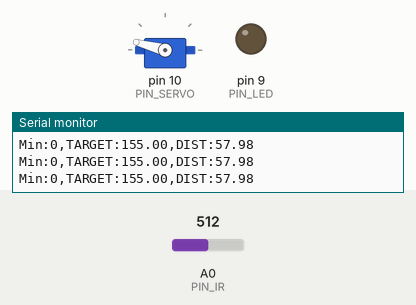
Recording of a sketch running on a simulated Arduino Uno, built with avr-gcc and run on an emulated ATmega328P. On the bench: servo, output pins drawn as LEDs (lit = HIGH), the last lines printed to the serial monitor. The inputs (shaded band) are chosen by the test bench; at power-on: A0 (PIN_IR) = 512.

Above: at 1.2 s.
1.3 s: A0 (PIN_IR) set to 302
2.8 s: A0 (PIN_IR) set to 283
At 3.9 s:
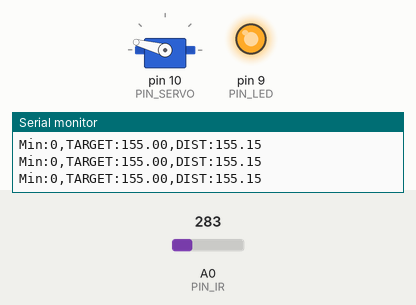
4.5 s: A0 (PIN_IR) set to 306
At 10.25 s:
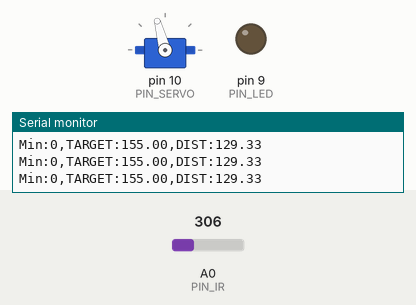
At 11.7 s:
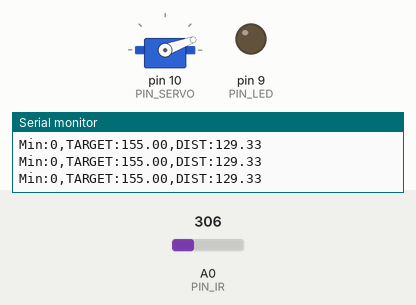
Timing chart, 0 to 19.3 s (numbered marks = the images above; inputs shaded):
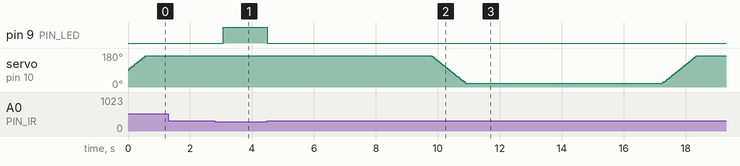

The sketch:

22_bbc_20203084.ino
```cpp
#include <Servo.h>

// Arduino pin assignment
#define PIN_LED 9
#define PIN_SERVO 10
#define PIN_IR A0
#define PIN_VAR A3

// Event interval parameters
#define _INTERVAL_DIST    20 // distance sensor interval (unit: ms)
#define _INTERVAL_SERVO   20 // servo interval (unit: ms)
#define _INTERVAL_SERIAL  20 // serial interval (unit: ms)

// EMA filter configuration for the IR distance sensor
#define _EMA_ALPHA 0.7      // EMA weight (range: 0 to 1)
                          // Setting _EMA_ALPHA to 0 effectively disables EMA filter.

// Servo adjustment
#define _DUTY_MAX 2250  // Servo angle: D degree
#define _DUTY_NEU 1500  // Servo angle: 0 degree
#define _DUTY_MIN 750   // Servo angle: E degree
#define _SERVO_ANGLE_DIFF 1100 // Replace with |D - E| degree
#define _SERVO_SPEED 1000 // servo speed limit (unit: degree/second)

#define _BANGBANG_RANGE 90

// global variables
float dist_filtered, dist_ema, dist_target; // unit: mm

Servo myservo;

int duty_change_per_interval; // maximum duty difference per interval
int duty_target;    // Target duty
int duty_curr;      // Current duty

unsigned long last_sampling_time_dist;   // unit: msec
unsigned long last_sampling_time_servo;  // unit: msec
unsigned long last_sampling_time_serial; // unit: msec

bool event_dist, event_servo, event_serial; // event triggered?

void setup() {
  // initialize GPIO pins
  pinMode(PIN_LED,OUTPUT);
  myservo.attach(PIN_SERVO);
  duty_target = duty_curr = _DUTY_NEU;

  // convert angular speed into duty change per interval.
  duty_change_per_interval =
    (_DUTY_MAX - _DUTY_MIN) * (_SERVO_SPEED / (float) _SERVO_ANGLE_DIFF) * (_INTERVAL_SERVO / 1000.0);

  // initialize serial port
  Serial.begin(1000000);

  // Set a target distance
  dist_target = 155; // 15.5 cm, the center of the rail
}

void loop() {
  unsigned long time_curr = millis();

  // wait until next event time
  if (time_curr >= (last_sampling_time_dist + _INTERVAL_DIST)) {
        last_sampling_time_dist += _INTERVAL_DIST;
        event_dist = true;
  }
  if (time_curr >= (last_sampling_time_servo + _INTERVAL_SERVO)) {
        last_sampling_time_servo += _INTERVAL_SERVO;
        event_servo = true;
  }
  if (time_curr >= (last_sampling_time_serial + _INTERVAL_SERIAL)) {
        last_sampling_time_serial += _INTERVAL_SERIAL;
        event_serial = true;
  }

  if(event_dist) {
    event_dist = false;

    // get a distance reading from the distance sensor
    dist_filtered = volt_to_distance(ir_sensor_filtered(5, 0.5)); // Replace n with your desired value
    dist_ema = _EMA_ALPHA * dist_ema + (1.0 - _EMA_ALPHA) * dist_filtered;

    // bang bang control
    if(dist_ema < dist_target) { // Replace 1 with a proper test expression using dist_target and dist_ema.
      duty_target = duty_target + _BANGBANG_RANGE; // Complete this line using _BANGBANG_RANGE.
      digitalWrite(PIN_LED, 0);
    }
    else {
      duty_target = duty_target - _BANGBANG_RANGE; // Complete this line using _BANGBANG_RANGE.
      digitalWrite(PIN_LED, 1);
    }
  }

  if(event_servo) {
    event_servo = false;

    // adjust duty_curr toward duty_target by duty_change_per_interval
    if (duty_target > duty_curr) {
      duty_curr += duty_change_per_interval;
      if (duty_curr > duty_target)
          duty_curr = duty_target;
    } else {
      duty_curr -= duty_change_per_interval;
      if (duty_curr < duty_target)
        duty_curr = duty_target;
    }
    // update servo position
    if(duty_curr > _DUTY_MAX) duty_curr = _DUTY_MAX; // for servo arm protection
    if(duty_curr < _DUTY_MIN) duty_curr = _DUTY_MIN;
    myservo.writeMicroseconds(duty_curr);
  }

  if(event_serial) {
    event_serial = false;
// output the read value to the serial port
    Serial.print("Min:0,TARGET:"); Serial.print(dist_target);
    Serial.print(",DIST:");
    Serial.println(dist_ema);
  }
}

float volt_to_distance(int a_value)
{
// Replace the below line with the equation obtained from nonlinear regression analysis
  return ((0.00001*a_value*a_value*a_value)*(-1)) + (0.0144*a_value*a_value) - (7.001*a_value) + 1209.8;
}

unsigned int ir_sensor_filtered(unsigned int n, float position)
{
  // Eliminate spiky noise of an IR distance sensor by repeating measurement and taking a middle value
  // n: number of measurement repetition
  // position: the percentile of the sample to be taken (0.0 <= position <= 1.0)

  // The output of Sharp infrared sensor includes lots of spiky noise.
  // To eliminate such a spike, ir_sensor_filtered() performs the following two steps:
  // Step 1. Repeat measurement n times and collect n * position smallest samples, where 0 <= postion <= 1.
  // Step 2. Return the largest sample among the collected ones.

  unsigned int *ir_val, tmp, ret_idx, ret_val;
  unsigned int start_time;

  ret_idx = (unsigned int) ceil(n * position);

  // Step 1. Repeat measurement n times and collect n * position smallest samples.
  // Note: simple implementation requires an array of n elements to store n samples.
  // Instead, we can save memory by allocating an array of (n * position + 1) elements.

  ir_val = (unsigned int*) malloc(sizeof(unsigned int) * (ret_idx + 2));
  ir_val[0] = analogRead(PIN_IR);

  for (int i = 1; i < n; i++) {
    int j;
    if(i < ret_idx + 1) {
      ir_val[i] = analogRead(PIN_IR);
      j = i - 1;
    }
    else {
      ir_val[ret_idx + 1] = analogRead(PIN_IR);
      j = ret_idx;
    }

    for( ; j >= 0; j--) {
      if(ir_val[j] > ir_val[j+1]) {
        tmp = ir_val[j];
        ir_val[j] = ir_val[j+1];
        ir_val[j+1] = tmp;
      }
    }
  }

  // Step 2. Return the largest sample among the collected ones.
  if(position > 0.0) ret_val = ir_val[ret_idx];
  else ret_val = ir_val[0];

  free(ir_val);

  return ret_val;
}
```

Measured:
- the behaviour switches between 284 and 283 on A0 (PIN_IR) (found by bisection; images 0 and 1)
- after the input at 2.8 s, pin 9 (PIN_LED): LOW → HIGH after 0.28 s
- after the input at 4.5 s, pin 9 (PIN_LED): HIGH → LOW at once
